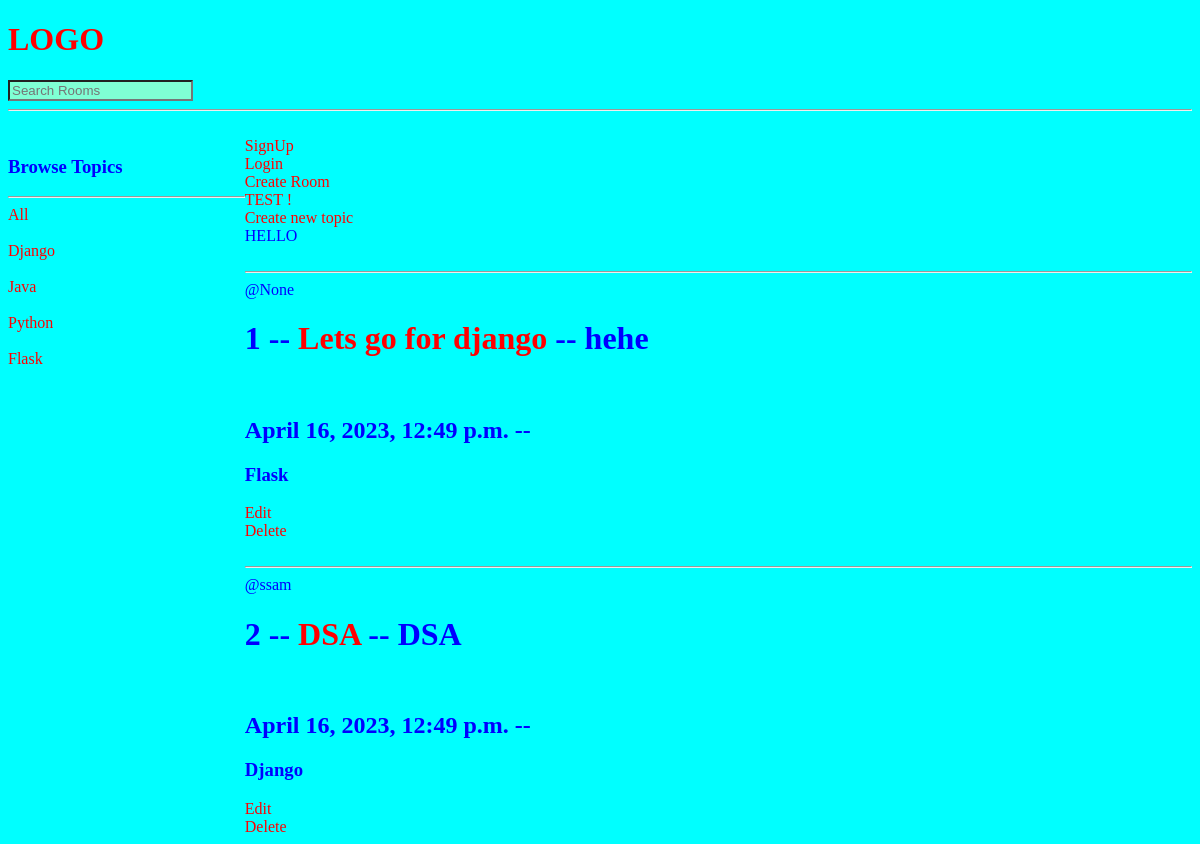
The page /?q=GO on the database as committed earlier.
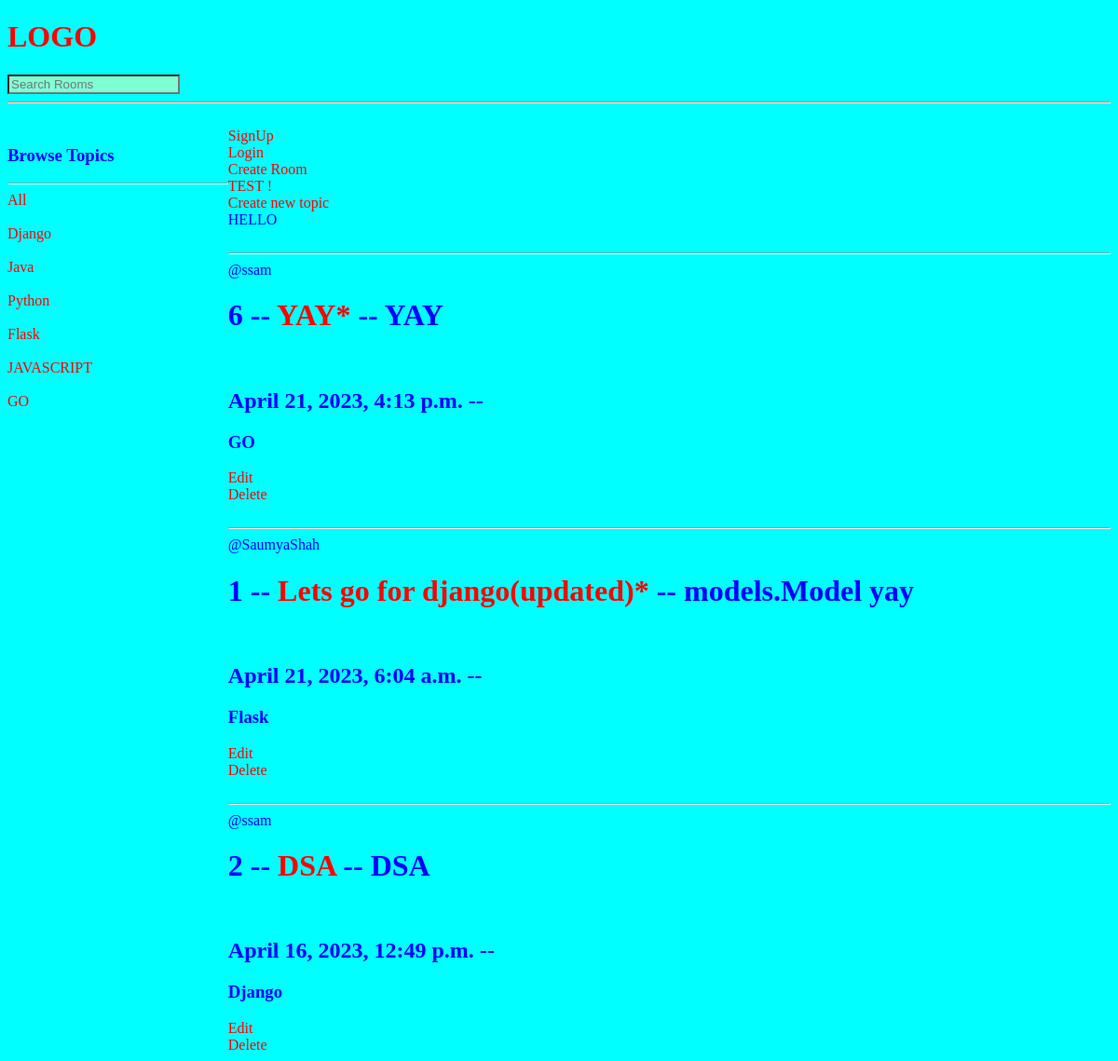
The same page on the database as committed later.
### base/models.py (models this page shows, shortened)
class Topic(models.Model):
    name = models.CharField(max_length=200)
    def __str__(self):
        return self.name

class Room(models.Model):
    host = models.ForeignKey(User, on_delete=models.SET_NULL, null=True, blank=True)
    topic = models.ForeignKey(Topic, on_delete=models.SET_NULL, null=True, blank=True)
    name = models.CharField(max_length=200)
    description = models.TextField(max_length=500, blank = True, null=True)
    updated = models.DateTimeField(auto_now=True)      #Save the time when the object is updated
    cerated = models.DateTimeField(auto_now_add=True)  #Save the time when the object is created
    class Meta:
        ordering = ['-updated', '-cerated']

### base/views.py (the view)
# urls.py: path('', views.home,name='home'),
def home(request):
    q = request.GET.get('q') if request.GET.get('q') != None else ''
    room = Room.objects.filter(
        Q(topic__name__icontains= q) | #only 'contains' is case sensitive matching
        Q(name__icontains= q) |
        Q(description__icontains= q)
        )
    topic = Topic.objects.all()
    context = {'rooms': room, 'topics': topic, 'top':Topic.objects.all()}
    return render(request, 'base/home.html', context)

### base/templates/base/home.html (shortened to what this page needs)
<!DOCTYPE html>
<html lang="en">
<head>
</head>
<body>
    {% include 'navbar.html' %}
    {% block content %} <br>
    <div class="home-containers">
        <div>
            <h3>Browse Topics</h3>
            <hr>
            <a href="{% url 'home' %}"> All </a> <br>
            {% for tp in top %}  <br>
            <a href="{% url 'home'%}?q={{tp}}">{{tp}}</a> <br>
            {% endfor %}
        </div>
        <div>
            <a href="{% url 'signUp' %}"> SignUp </a> <br>
    <a href="{% url 'userLogin' %}"> Login</a> <br>
    <a href="{% url 'createRoom' %}"> Create Room</a> <br>
    <a href="{% url 'test' %}">TEST !</a> <br>
    <a href="{% url 'topic_new' %}">Create new topic</a> <br>
    HELLO <br>
    <div>
    {% for rm in rooms %}
    <div> <br>
        <hr>
    <span>@{{rm.host}}</span> <br>
        <h1>{{ rm.id }} -- <a href="{% url 'index' rm.id %}">{{rm.name}}</a> -- {{rm.description}} </h1> <br>
        <h2>{{rm.updated}} -- {{rm.created}}</h2>
        <h3>{{rm.topic}}</h3>
        <a href="{% url 'update' rm.id %}">Edit</a> <br>
        <a href="{% url 'delete' rm.id %}"> Delete </a>
    </div>
    {% endfor %}
</div>
</div>
        </div>
    {% endblock %}
</body>
</html>

Rows that differ between the two databases and show on the page:
added Topic: name "JAVASCRIPT"
added Topic: name "GO"
added Room: host "ssam", id "6", name "YAY*", description "YAY", updated "April 21, 2023, 4:13 p.m.", topic "GO"
changed Room "Flask": host "None" → "SaumyaShah"; name "Lets go for django" → "Lets go for django(updated)*"; description "hehe" → "models.Model yay"; updated "April 16, 2023, 12:49 p.m." → "April 21, 2023, 6:04 a.m."
